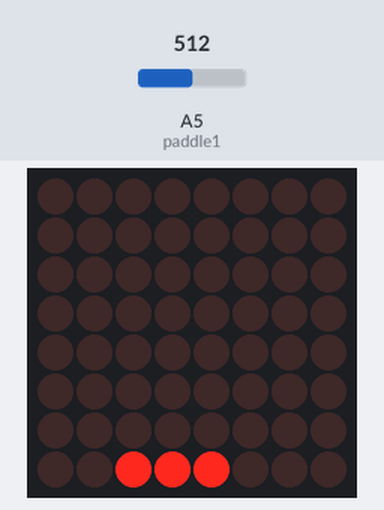
The sketch below on a simulated Arduino Uno, built with avr-gcc and run on an emulated ATmega328P. Shown: 8×8 LED matrix. Inputs (shaded band) come from the test bench; at power-on: A5 (paddle1) = 512. Random numbers use the default seed unless the sketch sets one.

Above: at 1.2 s.
1.3 s: A5 (paddle1) set to 716
At 3.13 s:
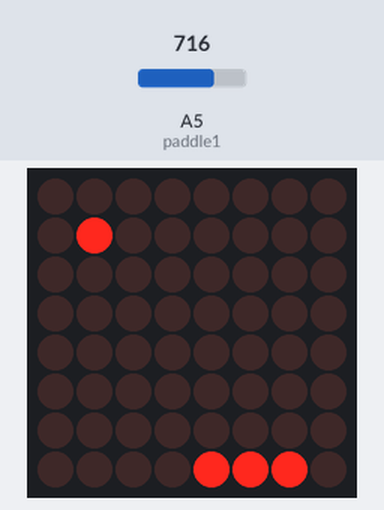
3.7 s: A5 (paddle1) set to 900
At 4.02 s:
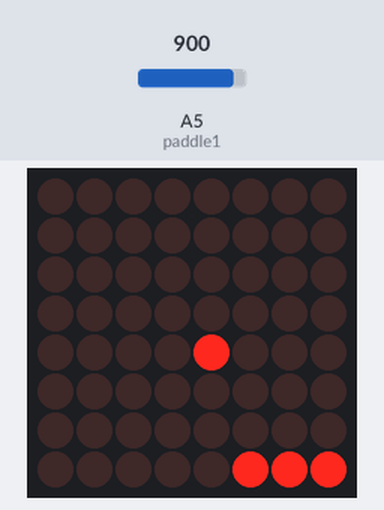
6.2 s: A5 (paddle1) set to 511
At 6.39 s:
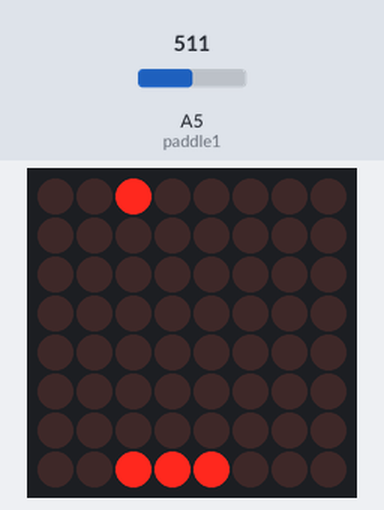
8.6 s: A5 (paddle1) set to 306
At 9.01 s:
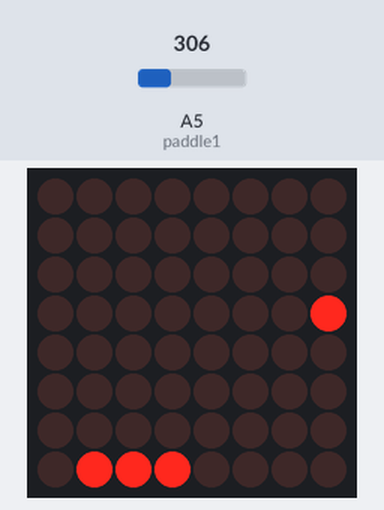
11.2 s: A5 (paddle1) set to 0
At 11.59 s:
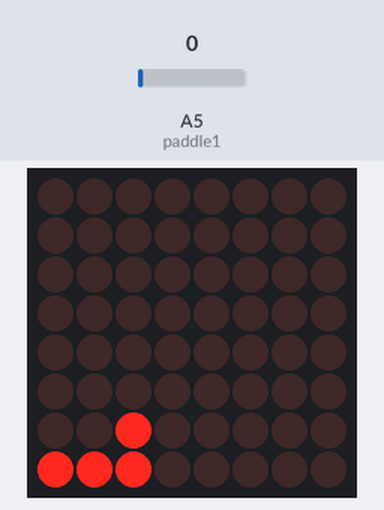
13.7 s: A5 (paddle1) set to 122
At 13.84 s:
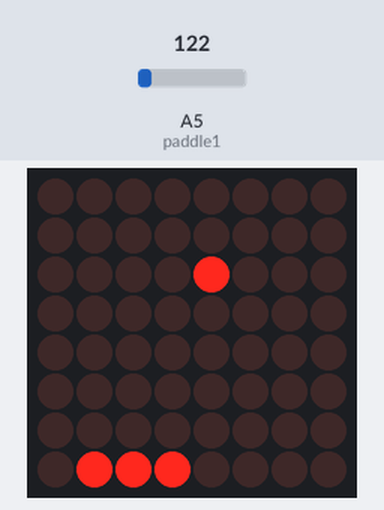
Timing chart, 0 to 16.7 s (numbered marks = the images above; inputs shaded):
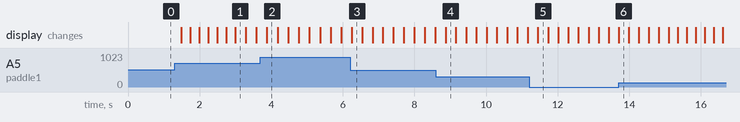

The sketch:

pingpong.ino
```cpp
/* =============================================================================================================


   WR Kits Channel & Usina Info número 040


   Jogo de Ping Pong com Arduino e Matriz de LED

   Baseado em projeto do livre "Arduino Básico", do Michael McRoberts

   Autor: Eng. Wagner Rambo  Data: Junho de 2017

   www.wrkits.com.br | facebook.com/wrkits | youtube.com/user/canalwrkits


   Hardware

   DIN  -> Arduino Digital 2
   CS   -> Arduino Digital 3
   CLK  -> Arduino Digital 4


============================================================================================================= */


// =============================================================================================================
// --- Bibliotecas Auxiliares ---
#include "LedControl.h"                          //inclui biblioteca para controle da matriz com MAX7219


LedControl myMatrix =  LedControl(11,13,10,1); //cria uma instância de uma matriz


// =============================================================================================================
// --- Variáveis Globais ---
int column = 1, row = random(8)+1;               //decide em que ponto a bola deve começar
int directionX = 1, directionY = 1;              //certifica-se de que ela vai primeiro da esquerda para a direita
int paddle1 = 5, paddle1Val;                     //pino e valor do potenciômetro
int velocidade = 300;
int counter = 0, mult = 10;


// =============================================================================================================
// --- Configurações Iniciais ---
void setup()
{

    myMatrix.shutdown(0, false);                 //habilita o display
    myMatrix.setIntensity(0, 8);                 //define o brilho como médio
    myMatrix.clearDisplay(0);                    //limpa o display
    randomSeed(analogRead(0));                   //cria uma semente genuinamente aleatória


} //end setup


// =============================================================================================================
// --- Loop Infinito ---
void loop()
{

    paddle1Val = analogRead(paddle1);
    paddle1Val = map(paddle1Val, 200, 1024, 1, 6);
    column += directionX;
    row += directionY;

    if(column == 6 && directionX == 1 && (paddle1Val == row || paddle1Val+1 == row || paddle1Val+2 == row)) directionX = -1;

    if(column == 0 && directionX == -1) directionX = 1;

    if(row == 7 && directionY == 1 ) directionY = -1;

    if(row == 0 && directionY == -1) directionY = 1;

    if(column == 7) oops();

//|||||||||||||||||||||||||||||||||||||||||||||||
    myMatrix.clearDisplay(0);                    //limpa tela para próxima quadro de animação
    myMatrix.setLed(0, column, row, HIGH);
    myMatrix.setLed(0, 7, paddle1Val, HIGH);
    myMatrix.setLed(0, 7, paddle1Val+1, HIGH);
    myMatrix.setLed(0, 7, paddle1Val+2, HIGH);

    if(!(counter % mult)) {velocidade -= 5; mult*mult;}
    delay(velocidade);

    counter++;


} //end loop


void oops()
{
  for(int x=0; x<3; x++)
  {
    myMatrix.clearDisplay(0);
    delay(250);
       for(int y=0; y<8; y++)
       {
          myMatrix.setRow(0, y, 255);

       }

       delay(250);

  } //end for

  counter = 0;  //reinicia todos os valores
  velocidade = 300;
  column = 1;
  row = random(8)+1;


} //end oops
```
